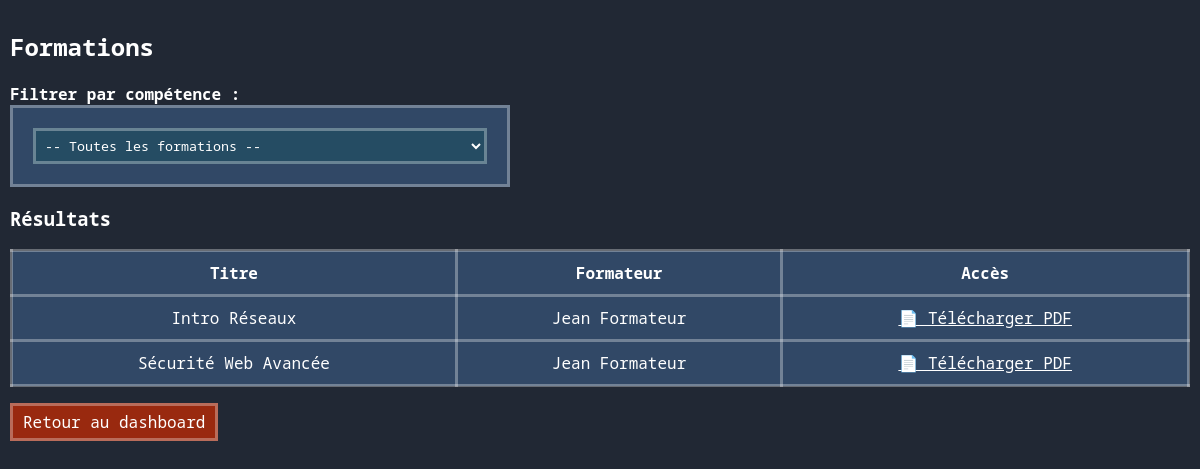
Page /formations/index.php (signed in) on the committed database.
### tables this page shows
CREATE TABLE formation (
    id_formation INT AUTO_INCREMENT PRIMARY KEY,
    titre VARCHAR(255) NOT NULL,
    fichier_pdf VARCHAR(255),
    id_formateur INT,
    FOREIGN KEY (id_formateur) REFERENCES utilisateur(id_user)
);

CREATE TABLE utilisateur (
    id_user INT AUTO_INCREMENT PRIMARY KEY,
    nom VARCHAR(100) NOT NULL,
    email VARCHAR(150) NOT NULL UNIQUE,
    password_hash VARCHAR(255) NOT NULL,
    role ENUM('admin', 'formateur', 'etudiant') NOT NULL,
    statut ENUM('en_attente', 'valide', 'desactive') DEFAULT 'en_attente',
    date_creation DATETIME DEFAULT CURRENT_TIMESTAMP
);

### src/formations/index.php (the view, shortened to what this page needs)
<?php
$pdo = getDatabaseConnection();
$role = $_SESSION['user_role'];
$competences = $pdo->query('SELECT id_competence, nom FROM competence ORDER BY nom')->fetchAll();
$filterCompetence = isset($_GET['competence']) ? (int)$_GET['competence'] : null;
if ($filterCompetence) {
    $stmt = $pdo->prepare('
        SELECT f.id_formation, f.titre, f.fichier_pdf, u.nom AS formateur
        FROM formation f
        JOIN formation_competence fc ON f.id_formation = fc.id_formation
        JOIN utilisateur u ON f.id_formateur = u.id_user
        WHERE fc.id_competence = ?
        ORDER BY f.titre
    ');
    $stmt->execute([$filterCompetence]);
    $formations = $stmt->fetchAll();
} else {
    $stmt = $pdo->query('
        SELECT f.id_formation, f.titre, f.fichier_pdf, u.nom AS formateur
        FROM formation f
        JOIN utilisateur u ON f.id_formateur = u.id_user
        ORDER BY f.titre
    ');
    $formations = $stmt->fetchAll();
}
$mesFomations = null;
?>
<!DOCTYPE html>
<html lang="fr">
<head>
    <link rel="stylesheet" href="/style.css">
</head>
<body>
    <h2>Formations</h2>
    <?php if ($role === 'formateur'): ?>
        <h3>Créer une nouvelle formation</h3>
        <form method="post" enctype="multipart/form-data">
            <input type="hidden" name="action" value="create">
            <label>Titre :</label><br>
            <input type="text" name="titre" required><br><br>
            <label>Fichier PDF :</label><br>
            <input type="file" name="pdf" accept=".pdf"><br><br>
            <label>Associer à des compétences :</label><br>
            <?php foreach ($competences as $c): ?>
                <label class="checkbox-label"><input type="checkbox" name="competences[]" value="<?= $c['id_competence'] ?>"> <?= htmlspecialchars($c['nom']) ?></label>
            <?php endforeach; ?>
            <br>
            <button type="submit">Créer</button>
        </form>
        <h3>Mes formations</h3>
        <?php if ($mesFomations): ?>
            <table border="1" cellpadding="10">
                <tr><th>Titre</th><th>Fichier</th><th>Actions</th></tr>
                <?php foreach ($mesFomations as $f): ?>
                    <tr>
                        <td><?= htmlspecialchars($f['titre']) ?></td>
                        <td><?php if ($f['fichier_pdf']): ?>
                            <a href="/uploads/<?= htmlspecialchars($f['fichier_pdf']) ?>" target="_blank">📄 Télécharger</a>
                        <?php else: ?>
                            —
                        <?php endif; ?></td>
                        <td>
                            <form method="post">
                                <button type="submit" name="delete" value="<?= $f['id_formation'] ?>" onclick="return confirm('Confirmer la suppression ?')">Supprimer</button>
                            </form>
                        </td>
                    </tr>
                <?php endforeach; ?>
            </table>
        <?php else: ?>
            <p class="success">Vous n'avez pas encore créé de formations.</p>
        <?php endif; ?>
    <?php else:?>
        <label><b>Filtrer par compétence :</b></label>
        <form method="get">
            <select name="competence" onchange="this.form.submit()">
                <option value="">-- Toutes les formations --</option>
            </select>
        </form>
        <h3>Résultats</h3>
        <?php if ($formations): ?>
            <table border="1" cellpadding="10">
                <tr><th>Titre</th><th>Formateur</th><th>Accès</th></tr>
                <?php foreach ($formations as $f): ?>
                    <tr>
                        <td><?= htmlspecialchars($f['titre']) ?></td>
                        <td><?= htmlspecialchars($f['formateur']) ?></td>
                        <td>
                            <?php if ($f['fichier_pdf']): ?>
                                <a href="/uploads/<?= htmlspecialchars($f['fichier_pdf']) ?>" target="_blank">📄 Télécharger PDF</a>
                            <?php else: ?>
                                Aucun fichier
                            <?php endif; ?>
                        </td>
                    </tr>
                <?php endforeach; ?>
            </table>
        <?php else: ?>
            <p class="success">Aucune formation disponible.</p>
        <?php endif; ?>
    <?php endif; ?>
    <p><a class="button-link" href="/dashboard/">Retour au dashboard</a></p>
</body>
</html>

### src/style.css (style rules this page uses)
:root { --background-primary-color: #212834; --background-secondary-color: #314866; --background-thirdly-color: #254c63; --affirmative-color: #063f41; --negative-color: #99290f; --text-color: #ffffff; --border-color: #ffffff50; }
* { box-sizing: border-box; color: var(--text-color); font-family: 'Noto Sans Mono', monospace; }
body { background-color: var(--background-primary-color); margin: 0; padding: 10px; }
table { width: 100%; border-collapse: collapse; border-color: var(--border-color); border: 3px solid var(--border-color); }
th, td { background-color: var(--background-secondary-color); border: 3px solid var(--border-color); text-align: center; }
.button-link { display: inline-block; background-color: var(--negative-color); color: var(--text-color); border: 3px solid var(--border-color); padding: 5px 10px; text-decoration: none; cursor: pointer; }
form { display: flex; flex-direction: column; background-color: var(--background-secondary-color); padding: 20px; border: 3px solid var(--border-color); max-width: 500px; margin-bottom: 10px; }
label { font-weight: bold; }
input, select, textarea { background-color: var(--background-thirdly-color); color: var(--text-color); border: 3px solid var(--border-color); padding: 5px; width: 100%; }

### rows in the picture
formation: titre "Intro Réseaux", id_formateur.nom "Jean Formateur"
formation: titre "Sécurité Web Avancée", id_formateur.nom "Jean Formateur"
